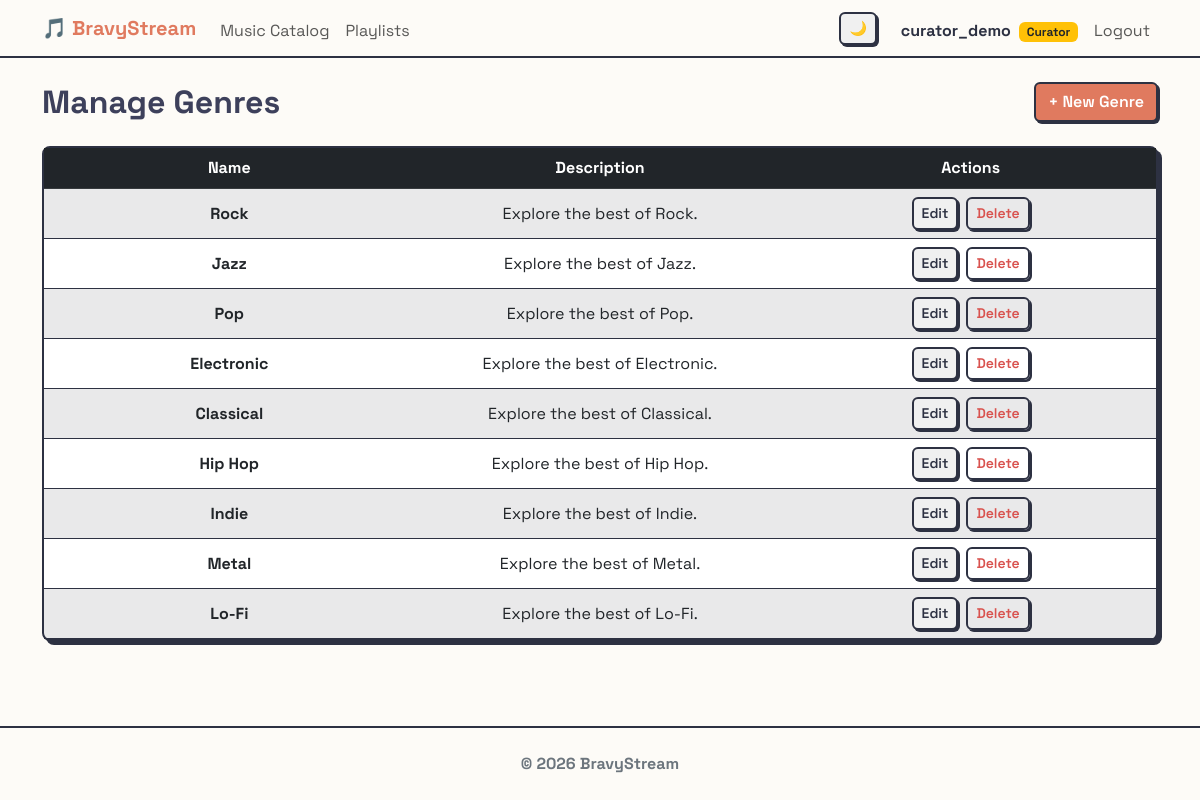
/music/genres/ (signed in), run on the app's committed database.
### users/models.py (models this page shows, shortened)
class CustomUser(AbstractUser):
    ROLE_CHOICES = (
        ('listener', 'Listener'),
        ('curator', 'Curator'),
        ('moderator', 'Moderator'),
    )
    role = models.CharField(max_length=20, choices=ROLE_CHOICES, default='listener')
    birth_date = models.DateField(null=True, blank=True)
    friends = models.ManyToManyField('self', blank=True)
    ICON_CHOICES = [
        ('👤', '👤'),
        ('🐶', '🐶'),
        ('🐱', '🐱'),
        ('🦊', '🦊'),
        ('🐯', '🐯'),
        ('🐼', '🐼'),
        ('🐰', '🐰'),
        ('👽', '👽'),
        ('🤖', '🤖'),
        ('👻', '👻'),
        ('🤠', '🤠'),
    ]
    profile_icon = models.CharField(max_length=10, choices=ICON_CHOICES, default='👤')
    @property
    def pending_friend_requests_count(self):
        return self.received_requests.filter(is_accepted=False).count()

### music/models.py (models this page shows, shortened)
class Genre(models.Model):
    name = models.CharField(max_length=100, unique=True)
    description = models.TextField(blank=True, null=True)

### music/views.py (the view)
# urls.py: path('genres/', GenreListView.as_view(), name='genre_list'),
class GenreListView(LoginRequiredMixin, CuratorRequiredMixin, ListView):
    model = Genre
    template_name = 'music/genre_list.html'

### music/views.py (called while the page is built)
    def test_func(self):
        return self.request.user.role == 'curator' or self.request.user.is_superuser

### templates/music/genre_list.html (shortened to what this page needs)
{% extends 'base.html' %}
{% block content %}
<div class="d-flex justify-content-between align-items-center mb-4">
	<h2 class="mb-0" style="color: var(--accent-tertiary);">Manage Genres</h2>
	<a href="{% url 'music:genre_create' %}" class="btn btn-primary">+ New Genre</a>
</div>
<div class="card neo-card">
	<div class="table-responsive" style="overflow: visible;">
		<table class="table table-striped table-hover mb-0">
			<thead class="table-dark text-center">
				<tr>
					<th style="width: 33.33%;">Name</th>
					<th style="width: 33.33%;">Description</th>
					<th style="width: 33.33%;">Actions</th>
				</tr>
			</thead>
			<tbody class="text-center">
				{% for genre in object_list %}
				<tr>
					<td class="align-middle fw-bold">{{ genre.name }}</td>
					<td class="align-middle">{{ genre.description|default:"No description" }}</td>
					<td class="align-middle">
						<div class="d-flex justify-content-center gap-2">
							<a href="{% url 'music:genre_update' genre.pk %}"
								class="btn btn-sm btn-outline-secondary">Edit</a>
							<a href="{% url 'music:genre_delete' genre.pk %}"
								class="btn btn-sm btn-outline-danger">Delete</a>
						</div>
					</td>
				</tr>
				{% empty %}
				<tr>
					<td colspan="3" class="text-center text-muted p-4">
						No genres defined yet. Create one!
					</td>
				</tr>
				{% endfor %}
			</tbody>
		</table>
	</div>
</div>
{% endblock %}

### templates/base.html (shortened to what this page needs)
<!DOCTYPE html>
<html lang="it">
<head>
	<link href="https://cdn.jsdelivr.net/npm/bootstrap@5.3.0/dist/css/bootstrap.min.css" rel="stylesheet">
	{% load static %}
	<link rel="stylesheet" href="{% static 'css/style.css' %}">
</head>
<body class="d-flex flex-column min-vh-100" hx-boost="true" hx-headers='{"X-CSRFToken": "{{ csrf_token }}"}'>
	<nav class="navbar navbar-expand-lg navbar-light sticky-top"
		style="background-color: var(--bg-color); border-bottom: 2px solid var(--text-primary);">
		<div class="container">
			<a class="navbar-brand fw-bold" href="{% url 'pages:home' %}" style="color: var(--accent-primary);">🎵
				BravyStream</a>
			<div class="collapse navbar-collapse order-lg-2" id="navbarNav">
				<ul class="navbar-nav me-auto">
					<li class="nav-item">
						<a class="nav-link" href="{% url 'music:song_list' %}">Music Catalog</a>
					</li>
					<li class="nav-item">
						<a class="nav-link" href="{% url 'music:playlist_list' %}">Playlists</a>
					</li>
				</ul>
				<ul class="navbar-nav ms-auto align-items-lg-center">
					<li class="nav-item me-3 d-none d-lg-block">
						<button id="themeToggleDesktop" class="btn btn-sm btn-outline-secondary theme-toggle"
							title="Toggle Theme">
						</button>
					</li>
					{% if user.is_authenticated %}
					<li class="nav-item">
						<a href="{% url 'users:profile' %}" class="nav-link fw-bold text-decoration-none"
							style="color: var(--text-primary);">
							{{ user.username }}
							{% if user.is_superuser %}
							<span class="badge bg-danger ms-1">Admin</span>
							{% elif user.role == 'moderator' %}
							<span class="badge bg-success ms-1">Moderator</span>
							{% elif user.role == 'curator' %}
							<span class="badge bg-warning text-dark ms-1">Curator</span>
							{% endif %}
						</a>
					</li>
					<li class="nav-item">
						<form method="post" action="{% url 'users:logout' %}" class="m-0 p-0"
							onsubmit="closeGlobalPlayer()">
							<button type="submit"
								class="nav-link border-0 bg-transparent w-100 text-start">Logout</button>
						</form>
					</li>
					{% endif %}
				</ul>
			</div>
		</div>
	</nav>
	<main class="container my-4 flex-grow-1">
		{% block content %}{% endblock %}
	</main>
	<footer class="text-secondary text-center py-4 mt-auto"
		style="border-top: 2px solid var(--text-primary); background-color: var(--bg-color);">
		<p class="mb-0 fw-bold">&copy; 2026 BravyStream</p>
	</footer>
</body>
</html>

### static/css/style.css (style rules this page uses)
:root { --bg-color: #FDFBF7; --text-primary: #2D3142; --text-secondary: #4F5D75; --accent-primary: #E07A5F; --accent-secondary: #81B29A; --accent-tertiary: #3D405B; --neo-border: 2px solid #2D3142; --neo-shadow: 4px 4px 0px #2D3142; --neo-shadow-hover: 2px 2px 0px #2D3142; --font-main: 'Space Grotesk', sans-serif; }
body { background-color: var(--bg-color); color: var(--text-primary); font-family: var(--font-main); min-height: 100vh; }
h1, h2, h3, h4, h5, h6 { font-weight: 700; color: var(--text-primary); }
.neo-card { background: #ffffff !important; border: var(--neo-border) !important; border-radius: 8px !important; box-shadow: var(--neo-shadow); color: var(--text-primary) !important; transition: transform 0.1s ease, box-shadow 0.1s ease; position: relative; z-index: 1; }
a { color: var(--accent-primary); transition: color 0.2s ease; }
.card { background-color: #ffffff; border: var(--neo-border); border-radius: 8px; color: var(--text-primary); }
.table { color: var(--text-primary); border-color: var(--text-primary); }
.table-dark { background-color: var(--text-primary); color: #fff; }
.table-striped>tbody>tr:nth-of-type(odd)>* { background-color: rgba(61, 64, 91, 0.05); }
.btn { border-radius: 6px; font-weight: 600; border: 2px solid var(--text-primary); box-shadow: 2px 2px 0px var(--text-primary); transition: transform 0.1s ease, box-shadow 0.1s ease; }
.btn-primary { background-color: var(--accent-primary); color: #fff; border-color: var(--text-primary); }
.btn-outline-danger { border: 2px solid var(--text-primary); color: #d9534f; font-weight: 600; }
.btn-outline-secondary { border: 2px solid var(--text-primary); color: var(--text-primary); background-color: #f0f0f0; }
.navbar-nav .nav-link { position: relative; display: inline-block; padding-bottom: 2px; }
.navbar-nav .nav-link::after { content: ''; position: absolute; width: 0; height: 3px; bottom: 0; left: 50%; background-color: var(--accent-primary); transition: width 0.3s cubic-bezier(0.25, 0.8, 0.25, 1); transform: translateX(-50%); border-radius: 2px; }

### data on the page
CustomUser: username "curator_demo"
Genre: name "Rock", description "Explore the best of Rock."
Genre: name "Jazz", description "Explore the best of Jazz."
Genre: name "Pop", description "Explore the best of Pop."
Genre: name "Electronic", description "Explore the best of Electronic."
Genre: name "Classical", description "Explore the best of Classical."
Genre: name "Hip Hop", description "Explore the best of Hip Hop."
Genre: name "Indie", description "Explore the best of Indie."
Genre: name "Metal", description "Explore the best of Metal."
Genre: name "Lo-Fi", description "Explore the best of Lo-Fi."
